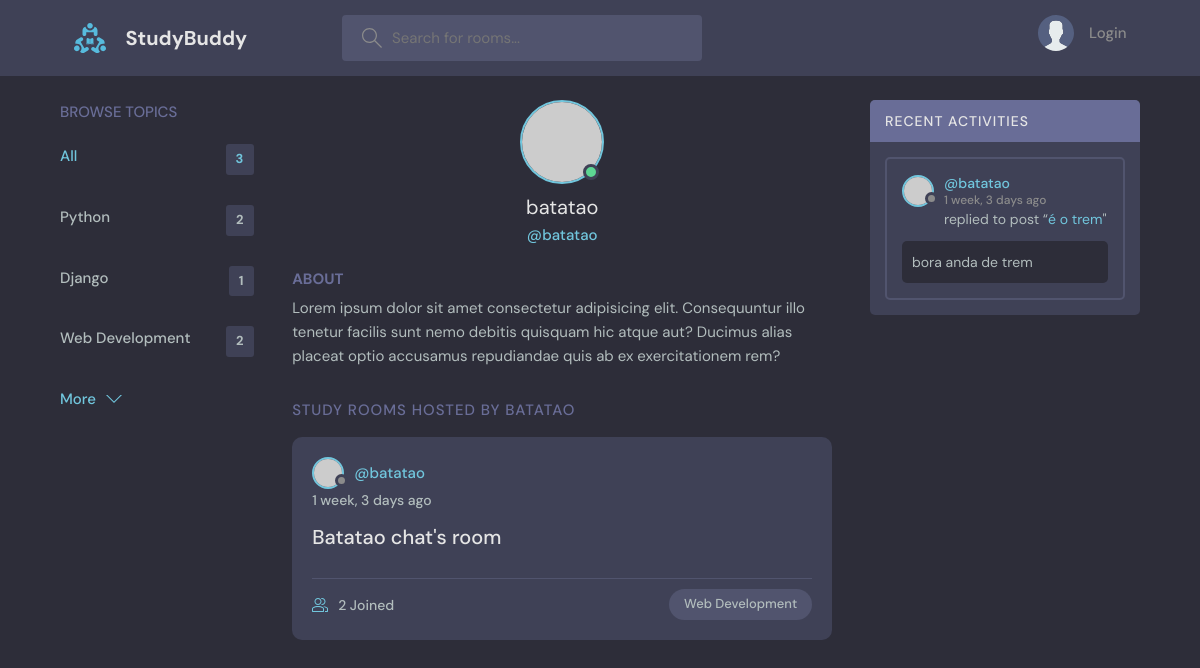
The page /profile/3/ on the database as committed earlier.
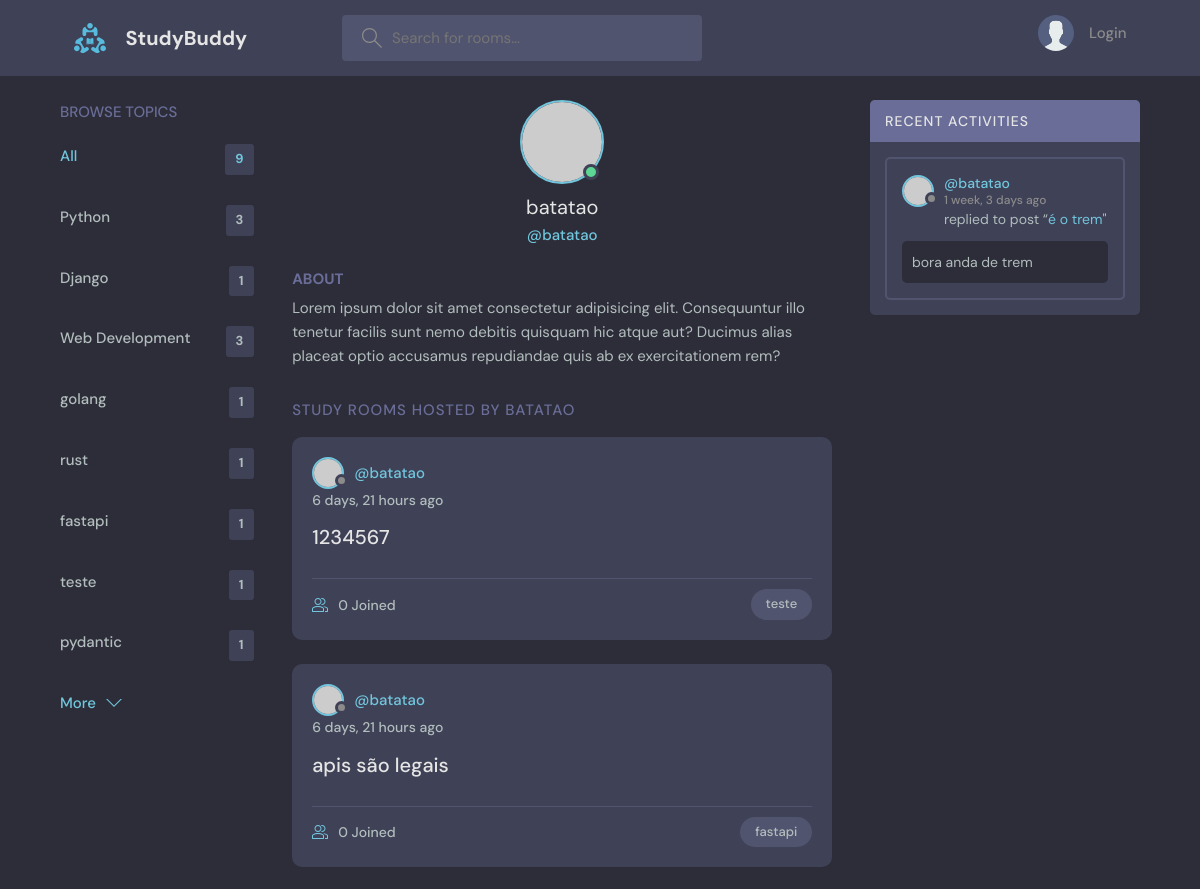
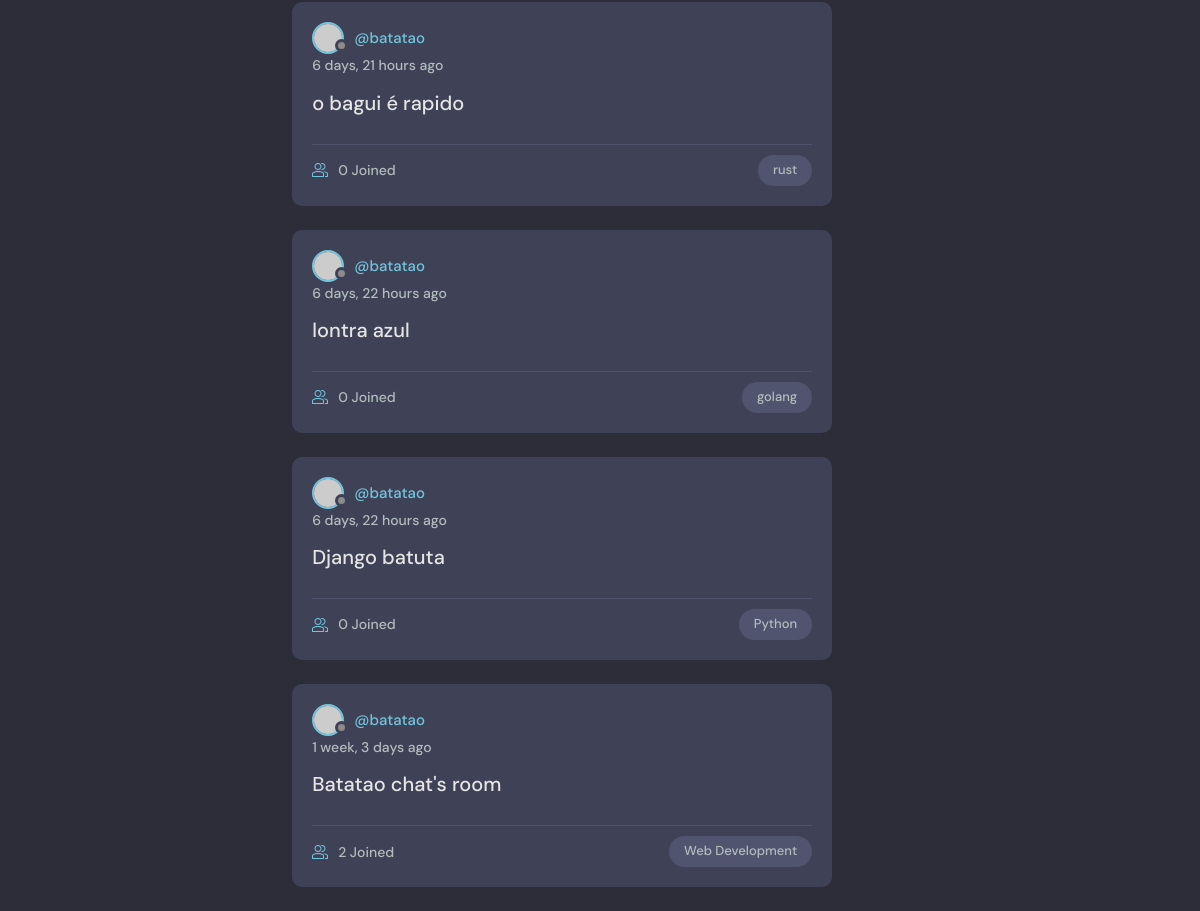
The same page on the database as committed later (2 pictures, top to bottom).
### base/models.py (models this page shows, shortened)
class Topic(models.Model):
    name = models.CharField(max_length=200)

class Room(models.Model):
    host = models.ForeignKey(User, on_delete=models.SET_NULL, null=True)
    topic = models.ForeignKey(Topic, on_delete=models.SET_NULL, null=True)
    name = models.CharField(max_length=200)
    description = models.TextField(null=True, blank=True)
    participants = models.ManyToManyField(User, related_name='participants', blank=True)
    created_at = models.DateTimeField(auto_now_add=True)
    updated_at = models.DateTimeField(auto_now=True)
    class Meta:
        ordering = ['-updated_at', '-created_at']
    def __str__(self):
        return self.name

class Message(models.Model):
    user = models.ForeignKey(User, on_delete=models.CASCADE)
    room = models.ForeignKey(Room, on_delete=models.CASCADE)
    body = models.TextField()
    created_at = models.DateTimeField(auto_now_add=True)
    updated_at = models.DateTimeField(auto_now=True)
    class Meta:
        ordering = ['-updated_at', '-created_at']

### base/views.py (the view)
# urls.py: path('profile/<str:pk>/', views.user_profile, name='user-profile'),
def user_profile(request: HttpRequest, pk: str):
    user = User.objects.get(id=pk)
    rooms = user.room_set.all()
    topic_messages = user.message_set.all()
    topics = Topic.objects.all()
    context = {
        'user': user,
        'rooms': rooms,
        'topic_messages': topic_messages,
        'topics': topics,
    }
    return render(request, 'base/profile.html', context)

### base/templates/base/profile.html (shortened to what this page needs)
{% extends "main.html" %}
{% block content %}
<main class="profile-page layout layout--3">
    <div class="container">
        {% include "base/topics_component.html" %}
        <div class="roomList">
            <div class="profile">
                <div class="profile__avatar">
                    <div class="avatar avatar--large active">
                        <img src="https://randomuser.me/api/portraits/men/11.jpg" />
                    </div>
                </div>
                <div class="profile__info">
                    <h3>{{user.username}}</h3>
                    <p>@{{user.username}}</p>
                </div>
                <div class="profile__about">
                    <h3>About</h3>
                    <p>
                        Lorem ipsum dolor sit amet consectetur adipisicing elit. Consequuntur illo tenetur
                        facilis sunt nemo debitis quisquam hic atque aut? Ducimus alias placeat optio
                        accusamus repudiandae quis ab ex exercitationem rem?
                    </p>
                </div>
            </div>
            <div class="roomList__header">
                <div>
                    <h2>Study Rooms Hosted by {{user.username}}
                    </h2>
                </div>
            </div>
            {% include "base/feed_component.html" %}
        </div>
        {% include "base/activity_component.html" %}
    </div>
</main>
{% endblock content %}

### base/templates/base/topics_component.html
<div class="topics">
    <div class="topics__header">
        <h2>Browse Topics</h2>
    </div>
    <ul class="topics__list">
        <li>
            <a href="{% url 'home' %}" class="active">All <span> {{topics.count}} </span></a>
        </li>
        {% for topic in topics %}
            {% if topic.room_set.all.count > 0 %}
                <li>
                    <a href="{% url 'home' %}?q={{topic.name}}"> {{topic.name}} <span> {{topic.room_set.all.count}} </span></a>
                </li>
            {% endif %}
        {% endfor %}
    </ul>
    <a class="btn btn--link" href="{% url 'topics' %}">
        More
        <svg version="1.1" xmlns="http://www.w3.org/2000/svg" width="32" height="32" viewBox="0 0 32 32">
            <title>chevron-down</title>
            <path d="M16 21l-13-13h-3l16 16 16-16h-3l-13 13z"></path>
        </svg>
    </a>
</div>

### base/templates/base/feed_component.html (shortened to what this page needs)
{% for room in rooms %}
    <div class="roomListRoom">
        <div class="roomListRoom__header">
            <a href="{% url 'user-profile' room.host.id %}" class="roomListRoom__author">
                <div class="avatar avatar--small">
                <img src="https://randomuser.me/api/portraits/women/11.jpg" />
                </div>
                <span>@{{room.host.username}} </span>
            </a>
        </div>
        <div class="roomListRoom__actions">
            <span>{{room.created_at|timesince}} ago</span>
        </div>
        <div class="roomListRoom__content">
            <a href="{% url 'room' room.id %}">{{room.name}}</a>
        </div>
        <div class="roomListRoom__meta">
            <a href="{% url 'room' room.id %}" class="roomListRoom__joined">
                {{room.participants.all.count}} Joined
            </a>
            <p class="roomListRoom__topic">{{room.topic.name}}</p>
        </div>
    </div>
{% endfor %}

### base/templates/base/activity_component.html (shortened to what this page needs)
<div class="activities">
    <div class="activities__header">
        <h2>Recent Activities</h2>
    </div>
    {% for message in topic_messages %}
    <div class="activities__box">
        <div class="activities__boxHeader roomListRoom__header">
            <a href="{% url 'user-profile' message.user.id %}" class="roomListRoom__author">
                <div class="avatar avatar--small">
                    <img src="https://randomuser.me/api/portraits/women/11.jpg" />
                </div>
                <p>
                    @{{message.user}}
                    <span>{{message.created_at|timesince}} ago</span>
                </p>
            </a>
        </div>
        <div class="activities__boxContent">
            <p>replied to post “<a href="{% url 'room' message.room.id %}"> {{message.room}} </a>"</p>
            <div class="activities__boxRoomContent">
                {{message.body}}
            </div>
        </div>
    </div>
    {% endfor %}
</div>

Rows that differ between the two databases and show on the page:
computed for Topic "Python": room_set.all.count "2" → "3"
computed for Topic "Web Development": room_set.all.count "2" → "3"
added Topic: name "golang", room_set.all.count "1"
added Topic: name "rust", room_set.all.count "1"
added Topic: name "fastapi", room_set.all.count "1"
added Topic: name "teste", room_set.all.count "1"
added Topic: name "pydantic", room_set.all.count "1"
added Room: host.username "batatao", created_at "6 days, 21 hours", name "1234567", participants.all.count "0", topic.name "teste"
added Room: host.username "batatao", created_at "6 days, 21 hours", name "apis são legais", participants.all.count "0", topic.name "fastapi"
added Room: host.username "batatao", created_at "6 days, 21 hours", name "o bagui é rapido", participants.all.count "0", topic.name "rust"
added Room: host.username "batatao", created_at "6 days, 22 hours", name "lontra azul", participants.all.count "0", topic.name "golang"
added Room: host.username "batatao", created_at "6 days, 22 hours", name "Django batuta", participants.all.count "0", topic.name "Python"
Other text that changed with them:
{{ topics.count }}: "3" → "9"
